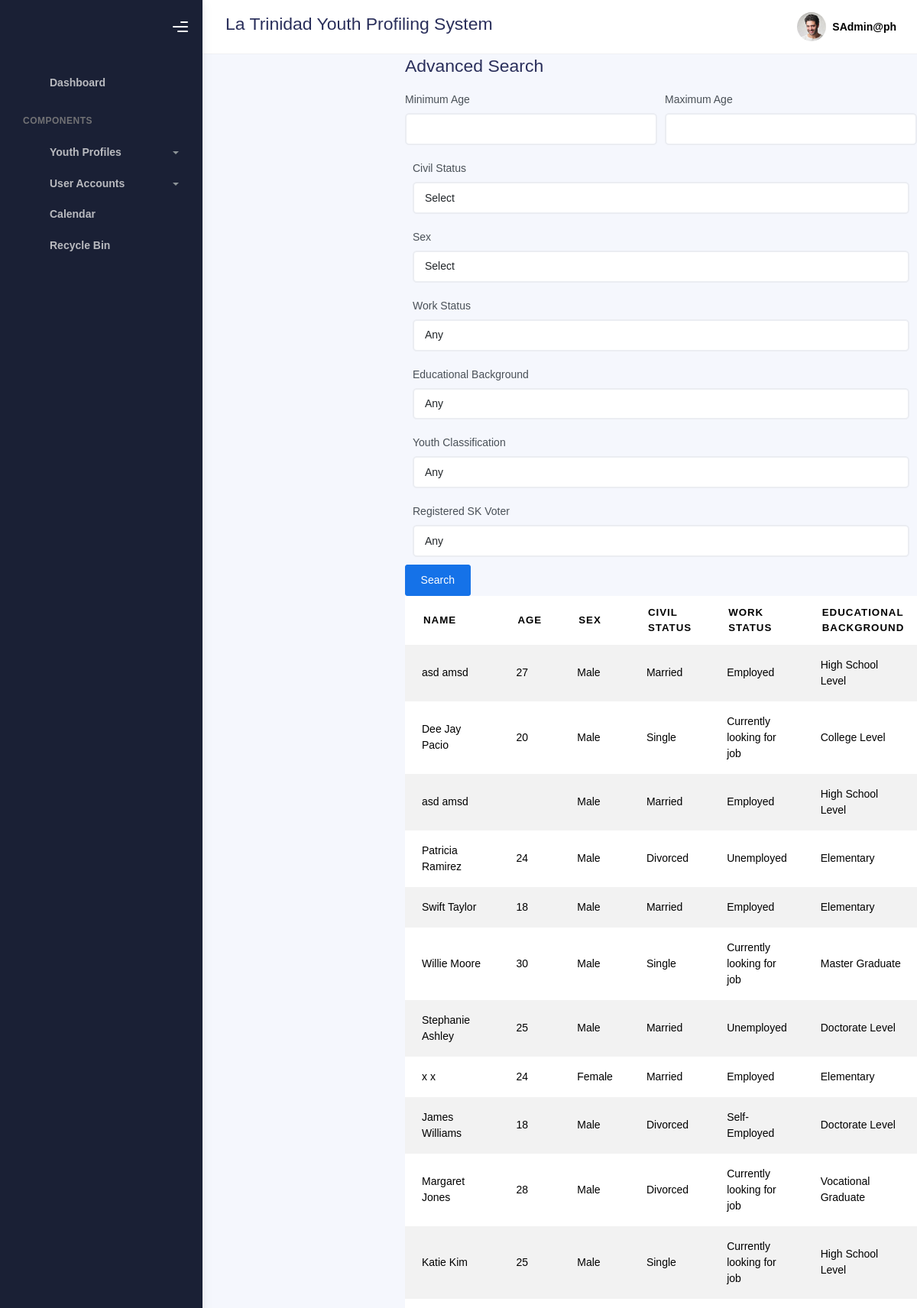
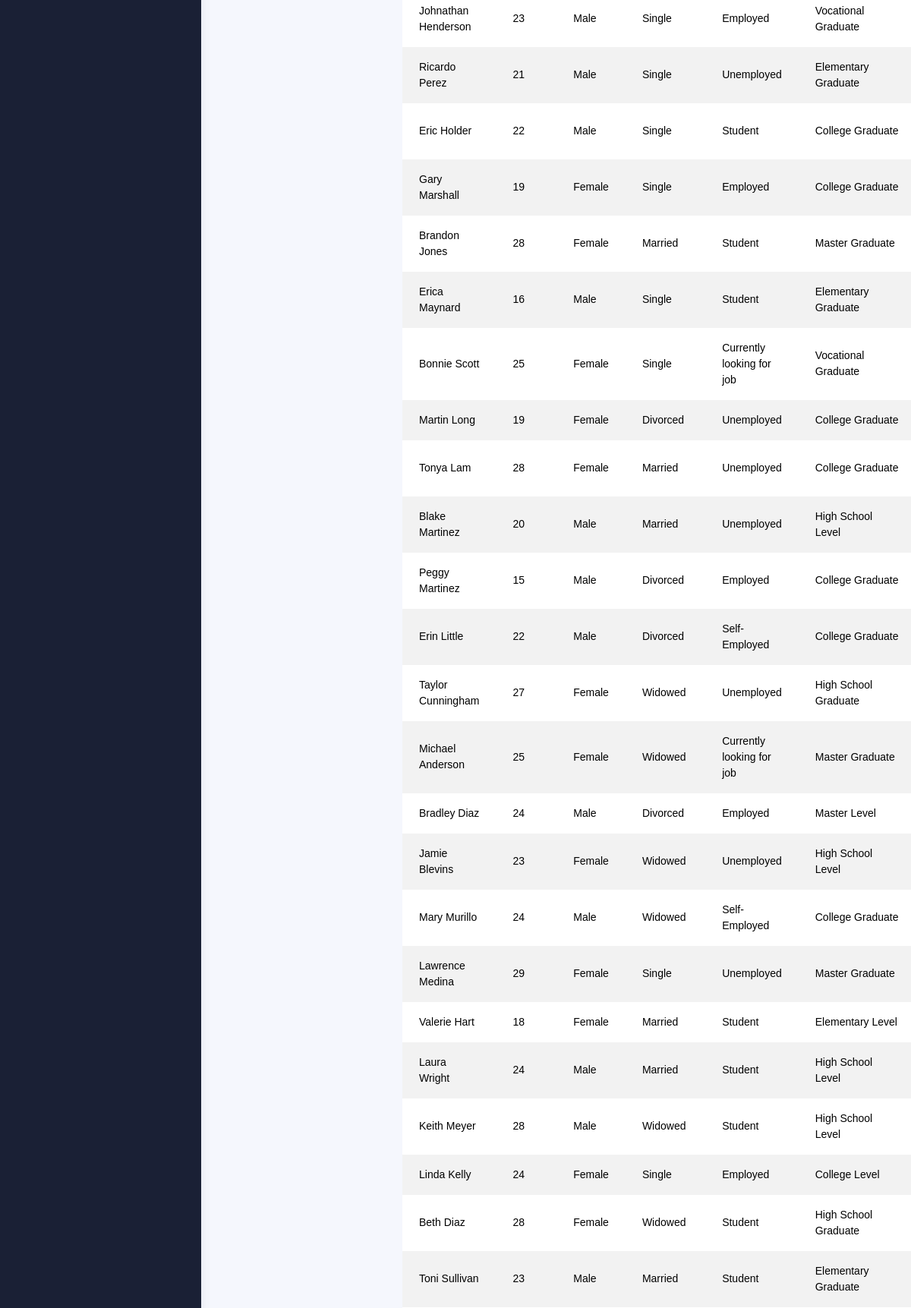
The page /bootstrap/temp_advance_search.php (signed in, upper part) on the database its author committed (2 pictures, top to bottom).
### tables this page shows
CREATE TABLE `profiles` (
  `id` int(11) NOT NULL,
  `lname` varchar(100) DEFAULT NULL,
  `fname` varchar(100) DEFAULT NULL,
  `mname` varchar(100) DEFAULT NULL,
  `suffix` varchar(20) DEFAULT NULL,
  `region` varchar(100) DEFAULT NULL,
  `province` varchar(100) DEFAULT NULL,
  `municipality` varchar(100) DEFAULT NULL,
  `barangay` varchar(100) DEFAULT NULL,
  `sitio` varchar(50) DEFAULT NULL,
  `purok` varchar(100) DEFAULT NULL,
  `sex` varchar(10) DEFAULT NULL,
  `age` int(11) DEFAULT NULL,
  `youth_with_needs` text DEFAULT NULL,
  `email` varchar(100) DEFAULT NULL,
  `birth_month` varchar(20) DEFAULT NULL,
  `birth_day` varchar(20) DEFAULT NULL,
  `birth_year` varchar(20) DEFAULT NULL,
  `contactnumber` varchar(20) DEFAULT NULL,
  `civil_status` varchar(20) DEFAULT NULL,
  `youth_classification` varchar(100) DEFAULT NULL,
  `age_group` varchar(50) DEFAULT NULL,
  `work_status` varchar(50) DEFAULT NULL,
  `educational_background` varchar(50) DEFAULT NULL,
  `register_sk_voter` varchar(50) DEFAULT NULL,
  `voted_last_election` varchar(3) NOT NULL,
  `national_voter` varchar(50) DEFAULT NULL,
  `attended_kk` varchar(3) NOT NULL,
  `times_attended_kk` int(11) DEFAULT NULL,
  `no_why` varchar(100) DEFAULT NULL,
  `date_created` varchar(50) NOT NULL,
  `barangay_code` varchar(50) DEFAULT NULL
);

### bootstrap/temp_advance_search.php (the view, shortened to what this page needs)
<?php
if (isset($_SESSION['role'])) {
    $role = $_SESSION['role'];
} else {
    echo "Role information not found. Please contact administrator.";
    exit();
}
try {
    $pdo = new PDO("mysql:host=localhost;dbname=wis", "root", "");
    $pdo->setAttribute(PDO::ATTR_ERRMODE, PDO::ERRMODE_EXCEPTION);
} catch (PDOException $e) {
    die("Could not connect to the database: " . $e->getMessage());
}
$barangay_code = "";
$searchParams = [
    'age_min' => isset($_POST['age_min']) ? $_POST['age_min'] : (isset($_GET['age_min']) ? $_GET['age_min'] : ''),
    'age_max' => isset($_POST['age_max']) ? $_POST['age_max'] : (isset($_GET['age_max']) ? $_GET['age_max'] : ''),
    'civil_status' => isset($_POST['civil_status']) ? $_POST['civil_status'] : (isset($_GET['civil_status']) ? $_GET['civil_status'] : ''),
    'sex' => isset($_POST['sex']) ? $_POST['sex'] : (isset($_GET['sex']) ? $_GET['sex'] : ''),
    'work_status' => isset($_POST['work_status']) ? $_POST['work_status'] : (isset($_GET['work_status']) ? $_GET['work_status'] : ''),
    'educational_background' => isset($_POST['educational_background']) ? $_POST['educational_background'] : (isset($_GET['educational_background']) ? $_GET['educational_background'] : ''),
    'youth_classification' => isset($_POST['youth_classification']) ? $_POST['youth_classification'] : (isset($_GET['youth_classification']) ? $_GET['youth_classification'] : ''),
    'register_sk_voter' => isset($_POST['register_sk_voter']) ? $_POST['register_sk_voter'] : (isset($_GET['register_sk_voter']) ? $_GET['register_sk_voter'] : '')
];
?>
<!DOCTYPE html>
<html lang="en">
<head>
    <link rel="stylesheet" href="https://stackpath.bootstrapcdn.com/bootstrap/4.5.2/css/bootstrap.min.css">
    <link rel="stylesheet" href="assets/css/bootstrap.min.css" />
    <link rel="stylesheet" href="assets/css/plugins.min.css" />
    <link rel="stylesheet" href="assets/css/kaiadmin.min.css" />
</head>
<body>
<div class="wrapper">
    <div class="sidebar" data-background-color="dark">
      <div class="sidebar-logo">
        <div class="logo-header" data-background-color="dark">
          <div class="nav-toggle">
            <button class="btn btn-toggle toggle-sidebar">
              <i class="gg-menu-right"></i>
            </button>
          </div>
        </div>
      </div>
      <div class="sidebar-wrapper scrollbar scrollbar-inner">
        <div class="sidebar-content">
          <ul class="nav nav-secondary">
            <li class="nav-item">
              <a href="temp_homepage.php" aria-expanded="false">
                <p>Dashboard</p>
              </a>
            </li>
            <li class="nav-section">
              <h4 class="text-section">Components</h4>
            </li>
            <li class="nav-item">
              <a data-bs-toggle="collapse" href="#tables">
                <p>Youth Profiles</p>
                <span class="caret"></span>
              </a>
            </li>
            <li class="nav-item">
            <?php
               if ($role == 'admin' || $role == 'superadmin') {
                echo '
                <a data-bs-toggle="collapse" href="#forms">
                  <i class="fas icon-user"></i>
                  <p>User Accounts</p>
                  <span class="caret"></span>
                </a>
                <div class="collapse" id="forms">
                  <ul class="nav nav-collapse">
                    <li>
                      <a href="temp_accounts.php">
                        <span class="sub-item">View Accounts</span>
                      </a>
                    </li>
                    <li>
                      <a href="temp_createacc.php">
                        <span class="sub-item">Create Account</span>
                      </a>
                    </li>
                  </ul>
                </div>
              </li>';
               }
               ?>
            <li class="nav-item">
              <a href="calendar.php">
                <p>Calendar</p>
              </a>
            </li>
            <li class="nav-item">
              <a href="temp_recycle.php">
                <p>Recycle Bin</p>
              </a>
            </li>
          </ul>
        </div>
      </div>
    </div>
    <div class="main-panel">
      <div class="main-header">
              <nav class="navbar navbar-header navbar-header-transparent navbar-expand-lg border-bottom">
        <div class="container-fluid">
          <h3><?php echo $barangay_code; ?> La Trinidad Youth Profiling System</h3>
          <ul class="navbar-nav topbar-nav ms-md-auto align-items-center">
            <li class="nav-item topbar-user dropdown hidden-caret">
              <a class="dropdown-toggle profile-pic" data-bs-toggle="dropdown" aria-expanded="false">
                <div class="avatar-sm">
                  <img src="assets/img/profile.jpg" alt="..." class="avatar-img rounded-circle" />
                </div>
                <span class="profile-username">
                  <span class="fw-bold"><?php echo $_SESSION['email']; ?></span>
                </span>
              </a>
            </li>
          </ul>
        </div>
      </nav>
      </div>
    <div class="main-panel">
        <div class="container">
            <div class="content">
                <h3>Advanced Search</h3>
                <form method="POST" action="temp_advance_search.php">
                    <div class="form-row">
                        <div class="form-group col-md-6">
                            <label for="age_min">Minimum Age</label>
                            <input type="number" class="form-control" id="age_min" name="age_min" value="<?php echo htmlspecialchars($searchParams['age_min']); ?>" min="15" max="30">
                        </div>
                        <div class="form-group col-md-6">
                            <label for="age_max">Maximum Age</label>
                            <input type="number" class="form-control" id="age_max" name="age_max" value="<?php echo htmlspecialchars($searchParams['age_max']); ?>" min="15" max="30">
                        </div>
                    </div>
                    <div class="form-group">
                        <label for="civil_status">Civil Status</label>
                        <select class="form-control" id="civil_status" name="civil_status">
                            <option value="">Select</option>
                        </select>
                    </div>
                    <div class="form-group">
                        <label for="sex">Sex</label>
                        <select class="form-control" id="sex" name="sex">
                            <option value="">Select</option>
                        </select>
                    </div>
                    <div class="form-group">
                        <label for="work_status">Work Status</label>
                        <select class="form-control" id="work_status" name="work_status">
                            <option value="">Any</option>
                        </select>
                    </div>
                    <div class="form-group">
                        <label for="educational_background">Educational Background</label>
                        <select class="form-control" id="educational_background" name="educational_background">
                            <option value="">Any</option>
                        </select>
                    </div>
                    <div class="form-group">
                        <label for="youth_classification">Youth Classification</label>
                        <select class="form-control" id="youth_classification" name="youth_classification">
                            <option value="">Any</option>
                        </select>
                    </div>
                    <div class="form-group">
                        <label for="register_sk_voter">Registered SK Voter</label>
                        <select class="form-control" id="register_sk_voter" name="register_sk_voter">
                            <option value="">Any</option>
                        </select>
                    </div>
                    <button type="submit" class="btn btn-primary">Search</button>
                </form>
                <?php
                $query = "SELECT * FROM profiles WHERE 1=1";
                $params = [];
                $stmt = $pdo->prepare($query);
                $stmt->execute($params);
                $results = $stmt->fetchAll(PDO::FETCH_ASSOC);
                ?>
                <div class="table-responsive">
                    <table class="table table-striped">
                        <thead>
                            <tr>
                                <th>Name</th>
                                <th>Age</th>
                                <th>Sex</th>
                                <th>Civil Status</th>
                                <th>Work Status</th>
                                <th>Educational Background</th>
                            </tr>
                        </thead>
                        <tbody>
                            <?php foreach ($results as $row) { ?>
                                <tr>
                                    <td><?php echo htmlspecialchars($row['fname'] . " " . $row['lname']); ?></td>
                                    <td><?php echo htmlspecialchars($row['age']); ?></td>
                                    <td><?php echo htmlspecialchars($row['sex']); ?></td>
                                    <td><?php echo htmlspecialchars($row['civil_status']); ?></td>
                                    <td><?php echo htmlspecialchars($row['work_status']); ?></td>
                                    <td><?php echo htmlspecialchars($row['educational_background']); ?></td>
                                </tr>
                            <?php } ?>
                        </tbody>
                    </table>
                </div>
            </div>
        </div>
    </div>
</div>
</body>
</html>

### bootstrap/temp_advance_search.php (style rules this page uses)
.table-responsive { overflow-x: auto; }

### rows shown on the page
profiles: fname+lname "asd amsd", age "27", sex "Male", civil_status "Married", work_status "Employed", educational_background "High School Level"
profiles: fname+lname "Dee Jay Pacio", age "20", sex "Male", civil_status "Single", work_status "Currently looking for job", educational_background "College Level"
profiles: fname+lname "asd amsd", sex "Male", civil_status "Married", work_status "Employed", educational_background "High School Level"
profiles: fname+lname "Patricia Ramirez", age "24", sex "Male", civil_status "Divorced", work_status "Unemployed", educational_background "Elementary"
profiles: fname+lname "Swift Taylor", age "18", sex "Male", civil_status "Married", work_status "Employed", educational_background "Elementary"
profiles: fname+lname "Willie Moore", age "30", sex "Male", civil_status "Single", work_status "Currently looking for job", educational_background "Master Graduate"
profiles: fname+lname "Stephanie Ashley", age "25", sex "Male", civil_status "Married", work_status "Unemployed", educational_background "Doctorate Level"
profiles: fname+lname "x x", age "24", sex "Female", civil_status "Married", work_status "Employed", educational_background "Elementary"
profiles: fname+lname "James Williams", age "18", sex "Male", civil_status "Divorced", work_status "Self-Employed", educational_background "Doctorate Level"
profiles: fname+lname "Margaret Jones", age "28", sex "Male", civil_status "Divorced", work_status "Currently looking for job", educational_background "Vocational Graduate"
profiles: fname+lname "Katie Kim", age "25", sex "Male", civil_status "Single", work_status "Currently looking for job", educational_background "High School Level"
profiles: fname+lname "Johnathan Henderson", age "23", sex "Male", civil_status "Single", work_status "Employed", educational_background "Vocational Graduate"
profiles: fname+lname "Ricardo Perez", age "21", sex "Male", civil_status "Single", work_status "Unemployed", educational_background "Elementary Graduate"
profiles: fname+lname "Eric Holder", age "22", sex "Male", civil_status "Single", work_status "Student", educational_background "College Graduate"
profiles: fname+lname "Gary Marshall", age "19", sex "Female", civil_status "Single", work_status "Employed", educational_background "College Graduate"
profiles: fname+lname "Brandon Jones", age "28", sex "Female", civil_status "Married", work_status "Student", educational_background "Master Graduate"
profiles: fname+lname "Erica Maynard", age "16", sex "Male", civil_status "Single", work_status "Student", educational_background "Elementary Graduate"
profiles: fname+lname "Bonnie Scott", age "25", sex "Female", civil_status "Single", work_status "Currently looking for job", educational_background "Vocational Graduate"
profiles: fname+lname "Martin Long", age "19", sex "Female", civil_status "Divorced", work_status "Unemployed", educational_background "College Graduate"
profiles: fname+lname "Tonya Lam", age "28", sex "Female", civil_status "Married", work_status "Unemployed", educational_background "College Graduate"
profiles: fname+lname "Blake Martinez", age "20", sex "Male", civil_status "Married", work_status "Unemployed", educational_background "High School Level"
profiles: fname+lname "Peggy Martinez", age "15", sex "Male", civil_status "Divorced", work_status "Employed", educational_background "College Graduate"
profiles: fname+lname "Erin Little", age "22", sex "Male", civil_status "Divorced", work_status "Self-Employed", educational_background "College Graduate"
profiles: fname+lname "Taylor Cunningham", age "27", sex "Female", civil_status "Widowed", work_status "Unemployed", educational_background "High School Graduate"
profiles: fname+lname "Michael Anderson", age "25", sex "Female", civil_status "Widowed", work_status "Currently looking for job", educational_background "Master Graduate"
profiles: fname+lname "Bradley Diaz", age "24", sex "Male", civil_status "Divorced", work_status "Employed", educational_background "Master Level"
profiles: fname+lname "Jamie Blevins", age "23", sex "Female", civil_status "Widowed", work_status "Unemployed", educational_background "High School Level"
profiles: fname+lname "Mary Murillo", age "24", sex "Male", civil_status "Widowed", work_status "Self-Employed", educational_background "College Graduate"
profiles: fname+lname "Lawrence Medina", age "29", sex "Female", civil_status "Single", work_status "Unemployed", educational_background "Master Graduate"
profiles: fname+lname "Valerie Hart", age "18", sex "Female", civil_status "Married", work_status "Student", educational_background "Elementary Level"
profiles: fname+lname "Laura Wright", age "24", sex "Male", civil_status "Married", work_status "Student", educational_background "High School Level"
profiles: fname+lname "Keith Meyer", age "28", sex "Male", civil_status "Widowed", work_status "Student", educational_background "High School Level"
profiles: fname+lname "Linda Kelly", age "24", sex "Female", civil_status "Single", work_status "Employed", educational_background "College Level"
profiles: fname+lname "Beth Diaz", age "28", sex "Female", civil_status "Widowed", work_status "Student", educational_background "High School Graduate"
profiles: fname+lname "Toni Sullivan", age "23", sex "Male", civil_status "Married", work_status "Student", educational_background "Elementary Graduate"

### other values the page prints
$_SESSION['email'] "SAdmin@ph"
